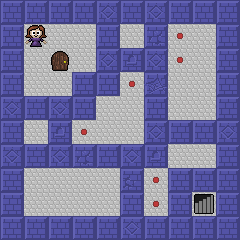

Rendered tile map (Tiled .tmx) drawn with the repository's tilesets; below, a short description and the full map source, tile grids included:
An orthogonal 10x10 tile map with 24x24 px tiles, 3 tile layers (Terrain, Objects, Decals), 2 tilesets and 1 object (Non-pickup squares).

<map version="1.0" orientation="orthogonal" width="10" height="10" tilewidth="24" tileheight="24">
 <properties>
  <property name="name" value="Introduction" />
 </properties>
 <tileset firstgid="1" source="Terrain.tsx" />
 <tileset firstgid="101" source="Objects.tsx" />
 <layer name="Terrain" width="10" height="10">
  <data encoding="csv">
1,1,1,1,1,1,1,1,1,1,
1,4,4,4,1,4,1,2,4,1,
1,4,4,4,1,1,1,2,4,1,
1,4,4,1,1,2,1,4,4,1,
1,1,1,1,4,4,1,4,4,1,
1,4,1,2,4,4,1,1,1,1,
1,1,1,1,1,1,1,4,4,1,
1,4,4,4,4,1,2,1,1,1,
1,4,4,4,4,1,2,1,5,1,
1,1,1,1,1,1,1,1,1,1
</data>
 </layer>
 <layer name="Objects" width="10" height="10">
  <data encoding="csv">
0,0,0,0,0,0,0,0,0,0,
0,101,0,0,0,0,0,0,0,0,
0,0,106,0,0,0,0,0,0,0,
0,0,0,0,0,0,0,0,0,0,
0,0,0,0,0,0,0,0,0,0,
0,0,0,0,0,0,0,0,0,0,
0,0,0,0,0,0,0,0,0,0,
0,0,0,0,0,0,0,0,0,0,
0,0,0,0,0,0,0,0,0,0,
0,0,0,0,0,0,0,0,0,0
</data>
 </layer>
 <objectgroup name="Hints" width="10" height="10">
  <object name="Non-pickup squares" x="24" y="24" width="72" height="72">
   <properties>
    <property name="message" value="Hmm, it looks like those walls have some kind of device to stop you picking up a door. You'll have to plan your route carefully to avoid getting stuck.\nRemember you can use Undo if you get into an impossible situation!" />
   </properties>
  </object>
 </objectgroup>
 <layer name="Decals" width="10" height="10">
  <data encoding="csv">
0,0,0,0,18,0,18,0,0,0,
0,0,0,0,0,0,17,0,0,0,
0,0,0,0,18,8,18,0,0,0,
0,0,0,0,0,0,7,0,0,0,
18,0,18,0,0,0,0,0,0,0,
0,0,8,0,0,0,18,0,0,18,
18,0,18,17,0,18,8,0,0,0,
0,0,0,0,0,27,0,0,0,0,
0,0,0,0,0,0,0,0,0,0,
0,0,0,0,0,18,0,0,0,0
</data>
 </layer>
</map>
